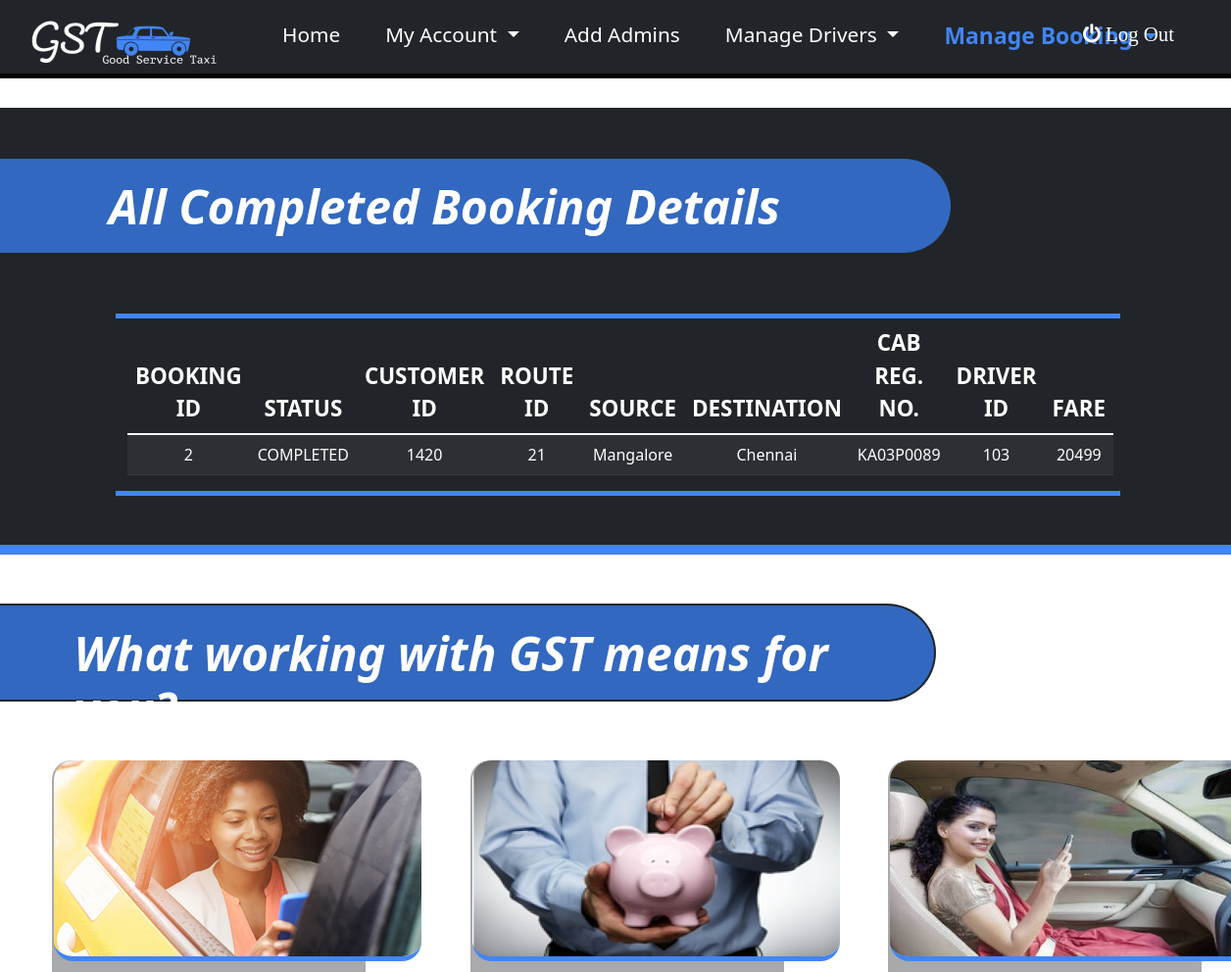
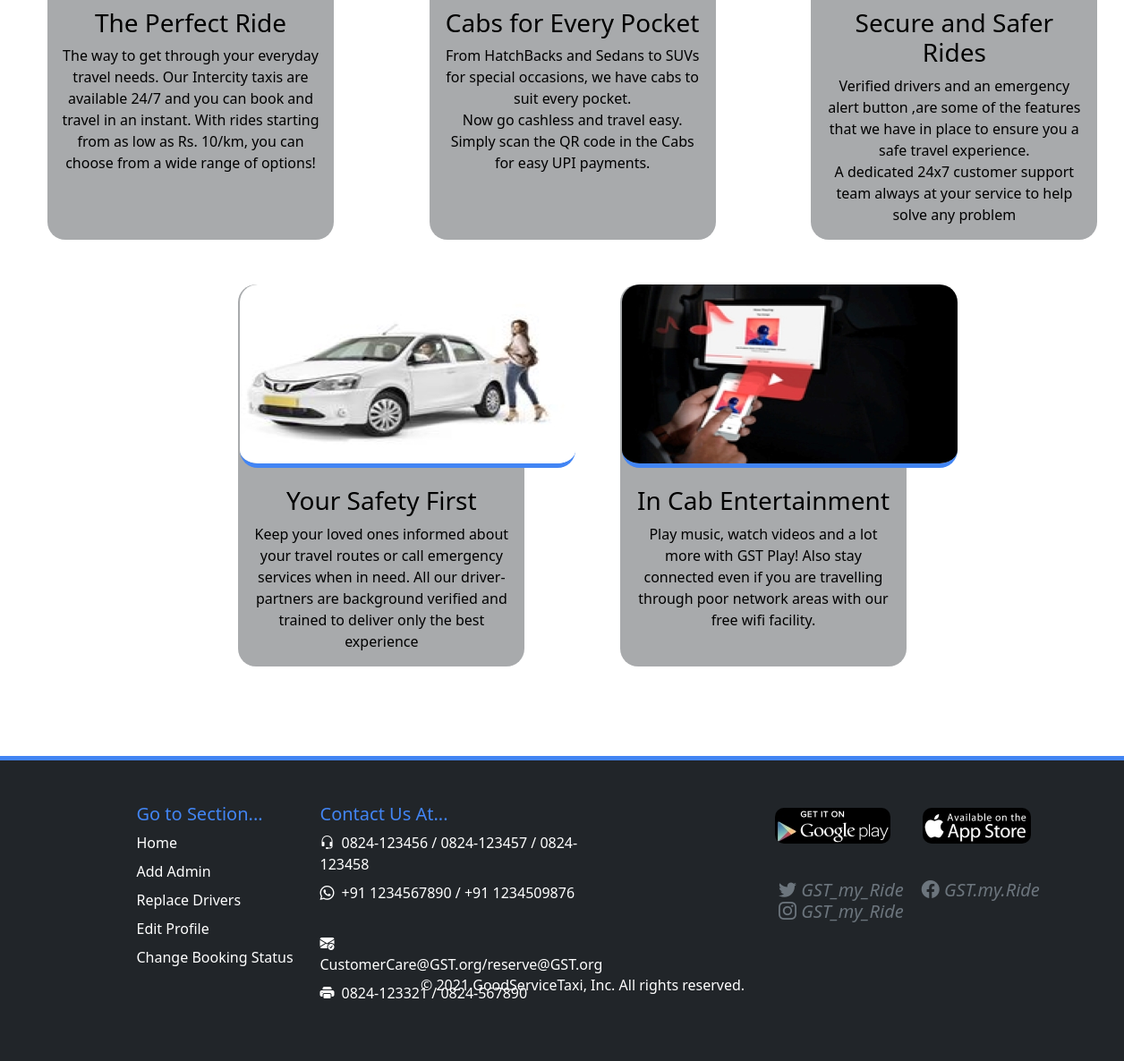
Page /ViewCompleted on the committed database (2 pictures, top to bottom).
### tables this page shows
CREATE TABLE Booking(
booking_id INTEGER PRIMARY KEY AUTOINCREMENT,
customer_id REFERENCES customer(customer_id),
route_id REFERENCES route(route_id),
reg_no REFERENCES Cab(reg_no),
driver_id REFERENCES CAB(driver_id),
total_fare number(10,2) not null,
status varchar2(20) default 'ACTIVE' not null);

CREATE TABLE route( 
     route_id integer primary key autoincrement, 
     source varchar2(20), 
    destination varchar2(20), 
   fare number(10,2) NOT NULL, 
   distance varchar2(10), 
   time varchar2(10));

### app.py (the view)
@app.route('/ViewCompleted',methods=("GET","POST"))
def ViewCompleted():
    con = sqlite3.connect("DBMS.db")
    cur = con.cursor()
    query = "SELECT * FROM BOOKING WHERE STATUS='COMPLETED' ORDER BY CUSTOMER_ID"
    cur.execute(query)
    rows = cur.fetchall()
    row2 = []
    for i in rows:
        row3 = []
        for j in range(len(i)):
            row3.append(i[j])
        row2.append(row3)
    if len(rows)==0:
        flash("No Bookings Founds !!!")
        return render_template('Adminindex.html',userid=userid,adminid=adminid)
    for i in row2:
        cur.execute("select route_id,source,destination from route where route_id="+str(i[2]))
        i[2]=cur.fetchone()
    con.close()
    return render_template('ViewCompleted.html',adminid=adminid,rows=row2)

### templates/ViewCompleted.html (shortened to what this page needs)
{% extends "AdminBase.html" %}
{% block content %}
<div class="row" id="mainContainer">
  <h1 class="title2">All Completed Booking Details</h1>
  <div id="table" class="col-10 offset-1"  >
    <table class="table table-dark table-striped">
      <thead>
          <tr>
            <th scope="col">BOOKING ID</th>
            <th scope="col">STATUS</th>
            <th scope="col">CUSTOMER ID</th>
            <th scope="col">ROUTE ID</th>
            <th scope="col">SOURCE</th>
            <th scope="col">DESTINATION</th>
            <th scope="col">CAB REG. NO.</th>
            <th scope="col">DRIVER ID</th>
            <th scope="col">FARE</th>
          </tr>
      </thead>
      <tbody>
          {% for rowdata in rows %}
          <tr>
            <td>{{rowdata[0]}}</td>
            <td>{{rowdata[6]}}</td>
            <td>{{rowdata[1]}}</td>
            <td>{{rowdata[2][0]}}</td>
            <td>{{rowdata[2][1]}}</td>
            <td>{{rowdata[2][2]}}</td>
            <td>{{rowdata[3]}}</td>
            <td>{{rowdata[4]}}</td>
            <td>{{rowdata[5]}}</td>
          </tr>
          {% endfor %}
      </tbody>
  </table>
  </div>
</div>
{% endblock %}

### templates/ViewCompleted.html (style rules this page uses)
#mainContainer { background-color: #212529;margin-top: 30px; color: white;padding-left: 50px; border-bottom: 10px #4285F4 solid; }
.title2 { color: white;font-weight: 700;margin-left: -50px;background-color: #4285F4;padding-top: 20px; padding-left: 20%;border-top-right-radius: 50px;border-bottom-right-radius: 50px; width: 80%;height: 100px; border: 2px #212529 solid; border-left: 0px;margin-bottom: 60px;margin-top: 50px; font-size: 3em;font-style: italic; }
#table { margin-top: 0px; margin-bottom: 50px; margin-left: 80px; border-top: 5px #4285F4 solid; border-bottom: 5px #4285F4 solid; }
th { font-size: 1.4em;text-align: center; }
tr { text-align: center; }

### templates/AdminBase.html (style rules this page uses)
.title2 { color: white;font-weight: 700;margin-left: -50px;background-color: #3268c0;padding-top: 20px; padding-left: 10%;border-top-right-radius: 50px;border-bottom-right-radius: 50px; width: 80%;height: 100px; border: 2px #212529 solid; border-left: 0px;margin-bottom: 60px;margin-top: 50px; font-size: 3em;font-style: italic; }

### rows in the picture
Booking: booking_id "2", status "COMPLETED", customer "1420", route_id "21", source "Mangalore", destination "Chennai", reg_no "KA03P0089", driver "103", total_fare "20499"
